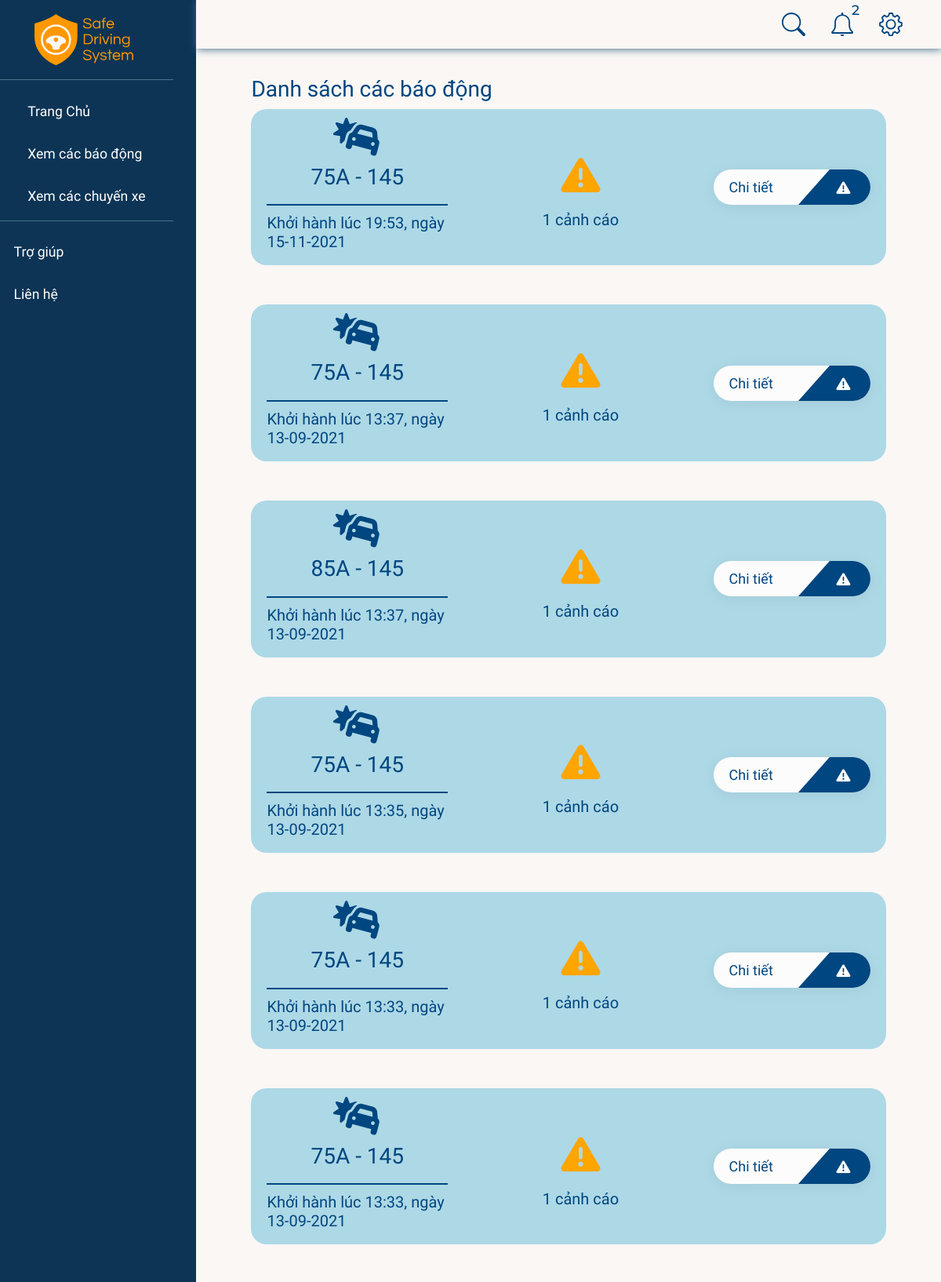
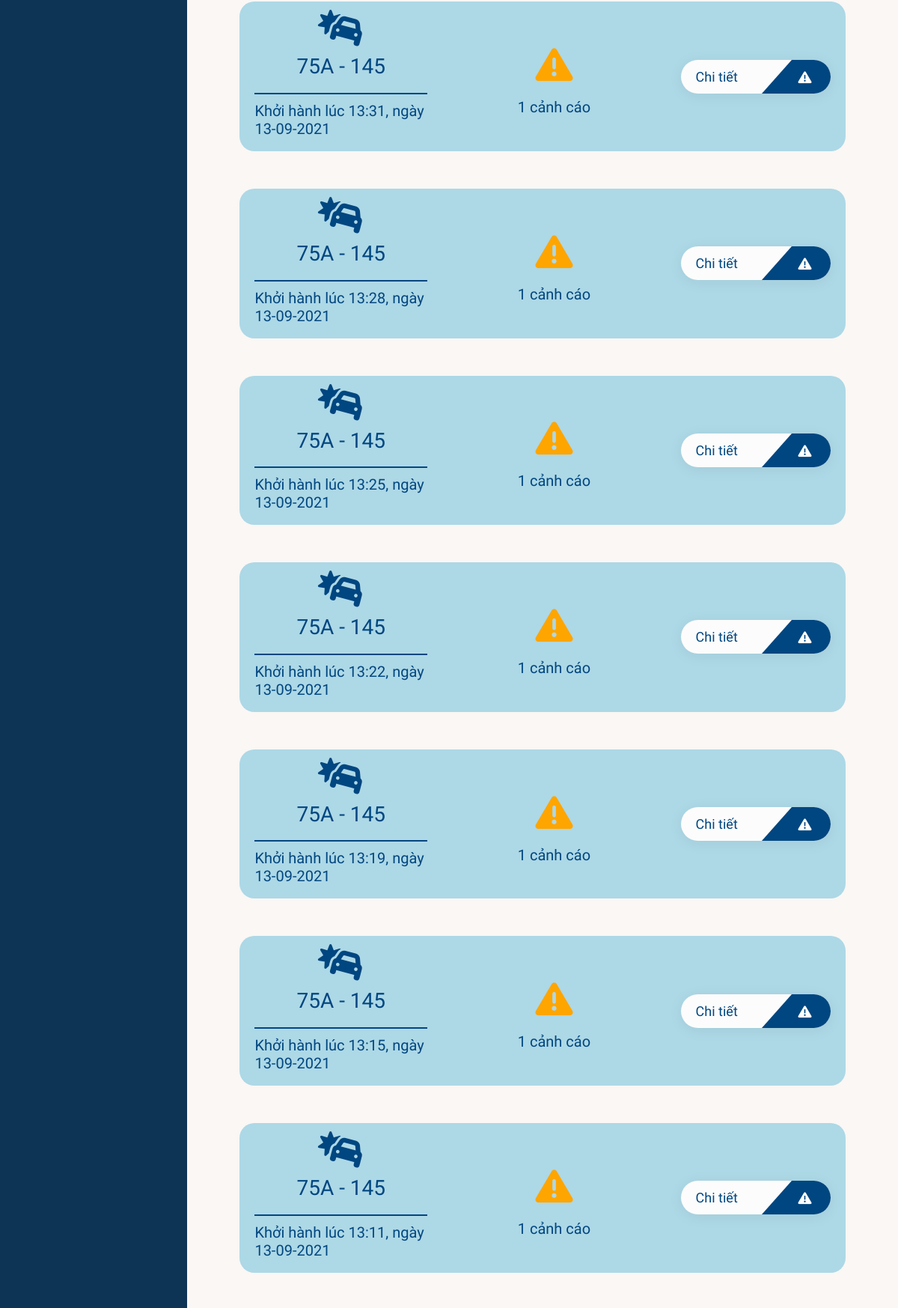
Screenshot of /alerts/ (signed in, upper part) with the database file from the repository (2 pictures, top to bottom).
### realtime/models.py (models this page shows, shortened)
class Drive(models.Model):
    STATUS = (
        ("ongoing", "ongoing"),
        ("ended", "ended"),
    )
    device = models.ForeignKey(RaspDevice, null=True, on_delete=models.CASCADE)
    startTime = models.DateTimeField(null=True)
    status = models.CharField(max_length=20, choices=STATUS)
    endTime = models.DateTimeField(null=True)

class Alert(models.Model):
    DECTECT_TYPE = (
        ("Noeye", "Không thấy khuôn mặt"),
        ("Drowsiness", "Không tỉnh táo"),
        ("Alcohol", "Đồ uống có cồn"),
    )
    drive = models.ForeignKey(Drive, null=True, on_delete=models.CASCADE)
    detect = models.CharField(max_length=50, choices=DECTECT_TYPE)
    timeOccured = models.DateTimeField(null=True)
    isRead = models.BooleanField(null=True, blank=True, default=False)

### accounts/models.py (models this page shows, shortened)
class RaspDevice(models.Model):
    class Meta:
        constraints = [
            models.UniqueConstraint(fields=["password"], name="password"),
        ]
    STATUS = (
        ("online", "online"),
        ("offline", "offline"),
    )
    name = models.CharField(max_length=50)
    car = models.OneToOneField(Car, null=True, on_delete=models.SET_NULL, blank=True)
    status = models.CharField(
        max_length=50, null=True, blank=True, choices=STATUS, default="offline"
    )
    password = models.CharField(max_length=8, null=True, blank=True)
    dateAdded = models.DateTimeField(auto_now_add=True)
    company = models.ForeignKey(Company, null=True, blank=True, on_delete=models.CASCADE)

class Car(models.Model):
    class Meta:
        constraints = [
            models.UniqueConstraint(fields=["licensePlate"], name="licensePlate"),
        ]
    name = models.CharField(max_length=50)
    licensePlate = models.CharField(max_length=20, null=True)
    boughtDate = models.DateTimeField(auto_now_add=True, null=True)
    company = models.ForeignKey(Company, null=True, on_delete=models.CASCADE)

### realtime/views.py (the view)
# urls.py: path("alerts/", views.alerts, name="alerts"),
@login_required(login_url="/")
def alerts(request):
    company = request.user.profile.company
    drs = Drive.objects.filter(device__company=company, alert__gt=0).order_by('-startTime').annotate(total=Count('id'))
    searchKey = request.GET.get("search-key")
    if searchKey != '' and searchKey is not None:
        drs = drs.filter(device__car__licensePlate__icontains=searchKey)
    lastestAlerts, unreadCounts = getNotifications(company)
    context = {'drs': drs, "notifications": lastestAlerts, "unreadNotis": unreadCounts}
    return render(request, "alerts.html", context)

### accounts/views.py (called while the page is built)
def getNotifications(company):
    lastestAlerts = Alert.objects.filter(drive__device__company=company).order_by('-timeOccured')[:5]
    unreadCounts = 0
    for alert in lastestAlerts:
        unreadCounts = (unreadCounts + 1) if not alert.isRead else unreadCounts
    return lastestAlerts, unreadCounts

### realtime/templates/alerts.html (shortened to what this page needs)
{% extends 'base.html' %}
{% load static %}
{% block modal %}
{% include 'sidebar.html' %}
{% endblock modal %}
{% block content %}
{% include "navbar-search.html" %}
<div class="content-container">
    <h3>Danh sách các báo động</h3>
    <div class="drive-wrapper">
        {% for drive in drs %}
        <div style="background: lightblue; margin-bottom: 50px;" class="alerts-container" id="{{ drive.id }}">
            <div class="alerts-container__info">
                <i class="fas fa-car-crash"></i>
                {% if drive.device.car %}
                <h3>{{ drive.device.car.licensePlate }}</h3>
                {% else %}
                <h3>Xe không xác định</h3>
                {% endif %}
                <div class="break-line"></div>
                <h5>Khởi hành lúc {{ drive.startTime.time }}, ngày {{ drive.startTime.date }}</h5>
            </div>
            <div class="alerts-container__warn">
                <i class="fas fa-exclamation-triangle"></i>
                <h5>{{ drive.alert_set.all|length }} cảnh cáo</h5>
            </div>
            <a class="dedcription-btn" href="{% url 'driveDetail' drive.id %}">
                <span class="name-descripeion">Chi tiết</span>
                <div class="btn-icon book">
                    <i class="fas fa-exclamation-triangle"></i>
                </div>
            </a>
        </div>
        {% endfor %}
    </div>
</div>
{% endblock content %}

### static/css/main.css (style rules this page uses)
:root { --bg-color: #FAF7F5; --navy: #004680; --dark-navy: #002A4D; --black-pearl: #001E37; --yellow: #FF9800; --selective-yellow: #FFB800; --amber: #FFBE0F; --vivid-orange: #EB5E0B; --green: #7BD96C; --red: #F15E5E; --cyan-blue: #649DCC; --font1: 'Montserrat', sans-serif; --font2: 'Questrial', sans-serif; --font3: 'Raleway', sans-serif; --video-ratio: calc(16 / 9); }
*, *::before, *::after { box-sizing: border-box; outline: none; }
body { margin: 0; padding: 0; background-color: var(--bg-color); font-family: var(--font2); font-size: 1.1rem; color: var(--navy); min-height: 100vh; }

### static/css/content.css (style rules this page uses)
.wrapper { display: flex; width: 100%; align-items: stretch; }
.content-container { padding: 2em 4em; background: var(--bg-color); }

### realtime/templates/alerts.html (style rules this page uses)
.alerts-container { display: flex; padding: 10px 20px; border-radius: 20px; align-items: center; justify-content: space-between; }
.alerts-container__info { width: 30%; display: flex; flex-direction: column; justify-content: center; align-items: center; }
.alerts-container__info i { font-size: 50px; margin-bottom: 10px; }
.alerts-container__info .break-line { width: 100%; height: 2px; margin: 10px 0; background-color: var(--navy); transition: all .2s ease-in; }
.alerts-container__warn { width: 30%; display: flex; flex-direction: column; justify-content: center; align-items: center; }
.alerts-container__warn i { color: orange; margin: 20px 0; font-size: 50px; }
.dedcription-btn { width: 200px; text-decoration: none; position: relative; display: inline-block; border-radius: 30px; background-color: #fcfcfc; color: var(--navy); font-size: 18px; padding: 9px 0; transition: all 0.3s; padding-left: 20px; box-shadow: 0 3px 20px 0 rgba(0, 0, 0, 0.06); }
.dedcription-btn .btn-icon { background-color: var(--navy); width: 92px; height: 45px; float: right; position: absolute; border-radius: 30px 30px 30px 0;; right: 0px; top: 0px; transition: all 0.3s; }
.name-descripeion { position: relative; z-index: 9999; }
.btn-icon::after { content: ""; width: 0; height: 0; border-top: 45px solid #fcfcfc; border-right: 40px solid transparent; position: absolute; top: 0px; left: 0px; }
.btn-icon i { position: absolute; right: 25px; top: 15px; color: #fff; }

### rows the page displays
Drive: device.car.licensePlate "75A - 145", startTime.time "19:53", startTime "15-11-2021", alert_set.all|length "1"
Drive: device.car.licensePlate "75A - 145", startTime.time "13:37", startTime "13-09-2021", alert_set.all|length "1"
Drive: device.car.licensePlate "85A - 145", startTime.time "13:37", startTime "13-09-2021", alert_set.all|length "1"
Drive: device.car.licensePlate "75A - 145", startTime.time "13:35", startTime "13-09-2021", alert_set.all|length "1"
Drive: device.car.licensePlate "75A - 145", startTime.time "13:33", startTime "13-09-2021", alert_set.all|length "1"
Drive: device.car.licensePlate "75A - 145", startTime.time "13:33", startTime "13-09-2021", alert_set.all|length "1"
Drive: device.car.licensePlate "75A - 145", startTime.time "13:31", startTime "13-09-2021", alert_set.all|length "1"
Drive: device.car.licensePlate "75A - 145", startTime.time "13:28", startTime "13-09-2021", alert_set.all|length "1"
Drive: device.car.licensePlate "75A - 145", startTime.time "13:25", startTime "13-09-2021", alert_set.all|length "1"
Drive: device.car.licensePlate "75A - 145", startTime.time "13:22", startTime "13-09-2021", alert_set.all|length "1"
Drive: device.car.licensePlate "75A - 145", startTime.time "13:19", startTime "13-09-2021", alert_set.all|length "1"
Drive: device.car.licensePlate "75A - 145", startTime.time "13:15", startTime "13-09-2021", alert_set.all|length "1"
Drive: device.car.licensePlate "75A - 145", startTime.time "13:11", startTime "13-09-2021", alert_set.all|length "1"

### other values shown
{{ unreadNotis }} "2"
